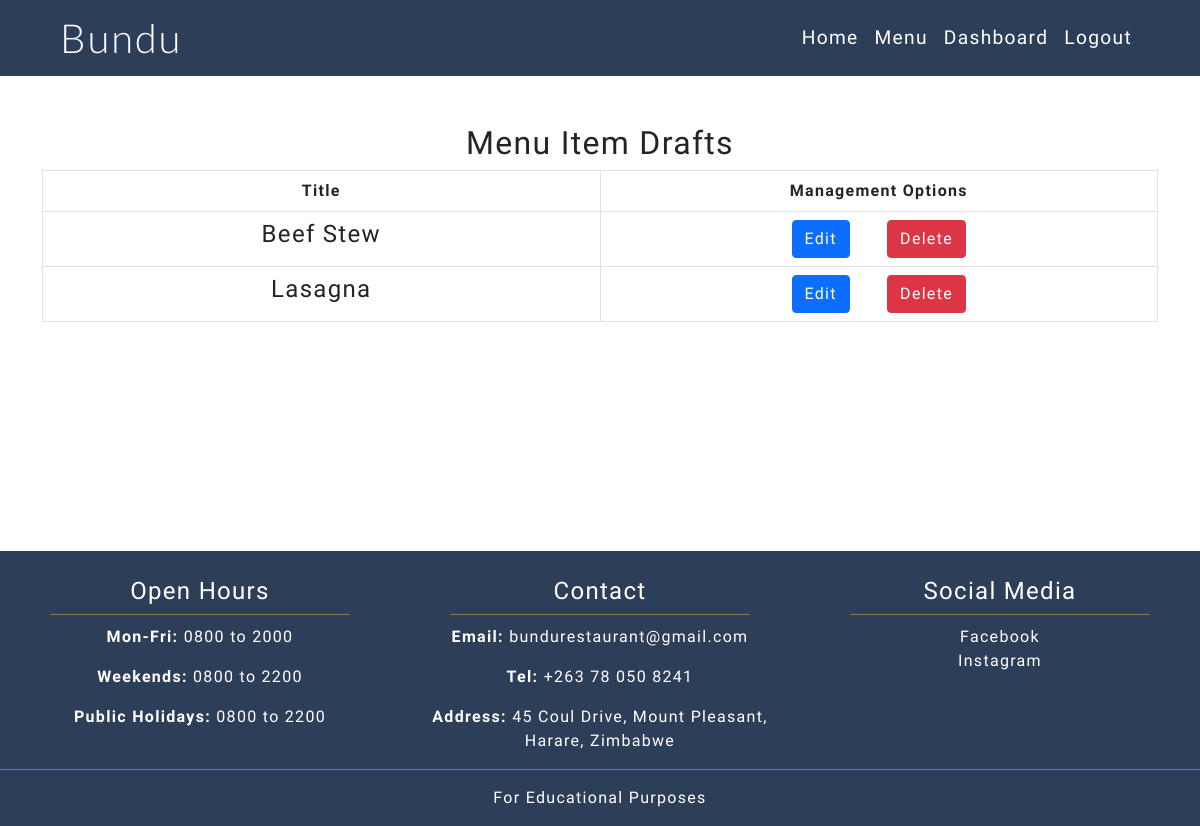
Before: /menu/drafts/ (signed in) with the older database file.
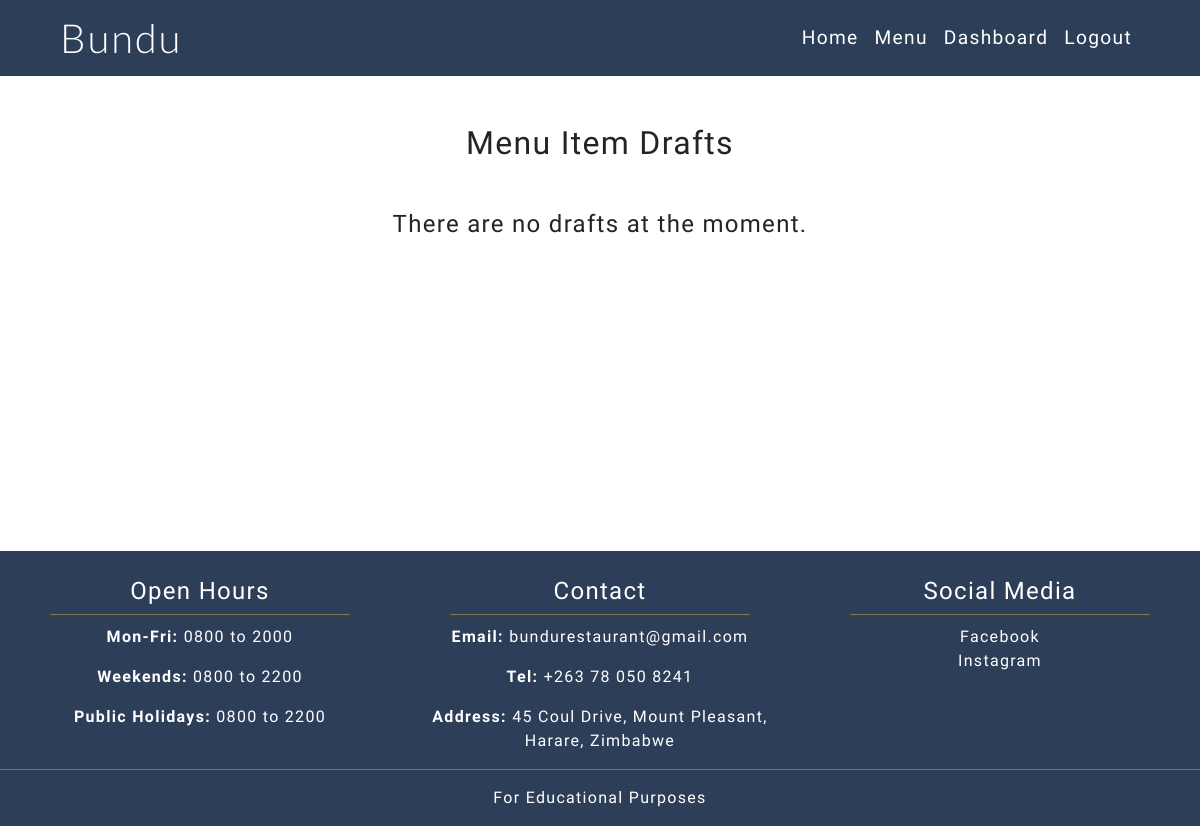
After: the same page with the newer database file.
### menu/models.py (models this page shows, shortened)
class MenuItem(models.Model):
    title = models.CharField(max_length=200, unique=True)
    featured_image = CloudinaryField(
        'image', default='default-menu-image_eeth2z.png'
        )
    description = models.TextField(default='Menu item description')
    available = models.BooleanField(default=True)
    price = models.DecimalField(
        null=True, max_digits=4, decimal_places=2, default='00.00'
        )
    category = models.CharField(
        choices=MENU_CATEGORIES, default='main', max_length=7
        )
    status = models.IntegerField(choices=STATUS, default=0)

### menu/views.py (the view)
# urls.py: path('menu/drafts/', views.menu_drafts, name='menu_drafts'),
def menu_drafts(request):
    if request.user.is_staff:
        menu_drafts = MenuItem.objects.filter(status=0)
        context = {
            'menu_drafts': menu_drafts,
        }
        return render(request, 'menu_drafts.html', context)
    else:
        messages.warning(
            request,
            ("Only logged in staff members can view this page")
            )
        return redirect('home')

### menu/templates/menu_drafts.html
{% extends "base.html" %}
{% block content %}
<div class="container below-nav fill-screen pt-5">
    <h2 class="text-center">Menu Item Drafts</h2>
    {% if menu_drafts %}
    <table class="table tabel-striped table-hover table-bordered text-center">
        <thead>
            <tr>
                <th class="w-50" scope="col">Title</th>
                <th class="w-50" scope="col">Management Options</th>
            </tr>
        </thead>
        {% for menu_draft in menu_drafts %}
            <tr>
                <td><h4>{{ menu_draft.title }}</h4></td>
                <td>
                    <span><a class="btn btn-primary me-md-3" href="#">Edit</a></span>
                    <span><a class="btn btn-danger ms-md-3" href="#">Delete</a></span>
                </td>
            </tr>
        {% endfor %}
    </table>
    {% else %}
    <h4 class="text-center mt-5">There are no drafts at the moment.</h4>
    {% endif %}
</div>
{%endblock%}

Changed rows visible on the page:
no longer on this page (row edited): MenuItem: title "Beef Stew"
no longer on this page (row edited): MenuItem: title "Lasagna"
Other visible differences:
text no longer shown: "Title Management Options"
text now shown: "There are no drafts at the moment."
